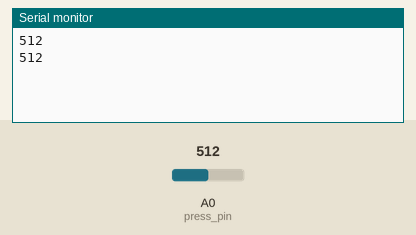
A sketch run on a simulated Arduino Uno, built with avr-gcc and run on an emulated ATmega328P. On the bench: the last lines printed to the serial monitor. The test bench sets the inputs (shaded band); at power-on: A0 (press_pin) = 512.

Above: at 1.8 s.
1.9 s: A0 (press_pin) set to 716
At 2.3 s:
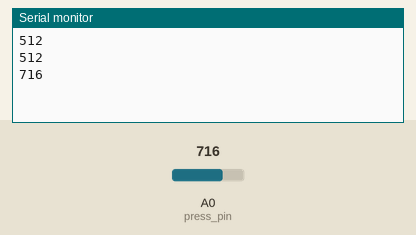
3.4 s: A0 (press_pin) set to 900
At 4.8 s:
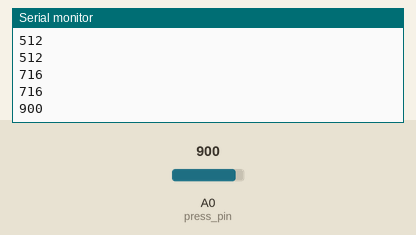
Timing chart, 0 to 6.4 s (numbered marks = the images above; inputs shaded):
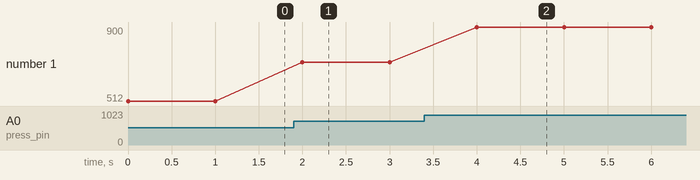

The sketch:

CCoffee.ino
```cpp
//const int LED = 13;
const int press_pin = A0;

int press_value = 0;

void setup() {
  Serial.begin(9600);
  //pinMode(LED, OUTPUT);
  //pinMode(press_pin, INPUT);
}

void loop() {
  int press_value = analogRead(press_pin);

  Serial.println(press_value);
  delay(1000);


}
```

Measured:
- after the input at 1.9 s, the serial monitor: prints a new line after 0.10 s (image 1)
- after the input at 3.4 s, the serial monitor: prints a new line after 0.60 s (image 2)
- plotted number 1: 512 → 716 after the input at 1.9 s, 716 → 900 after the input at 3.4 s
